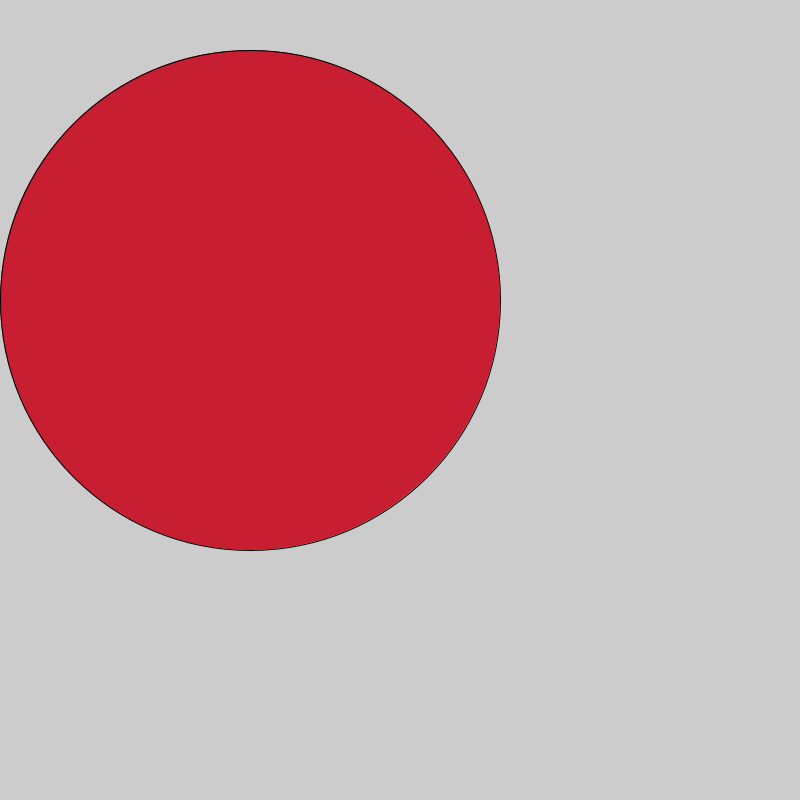
Frame 1 (no input)
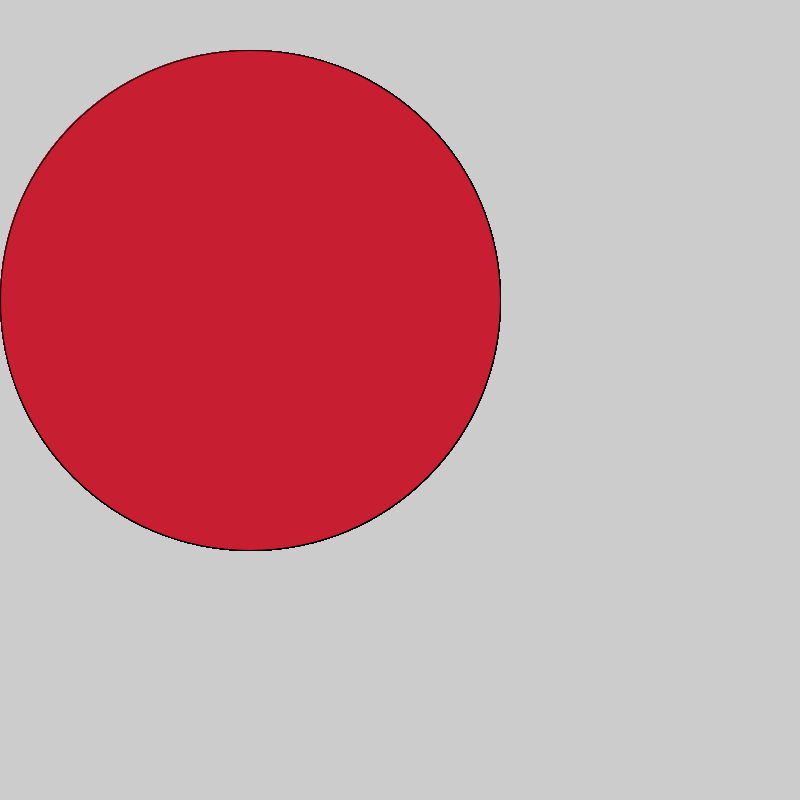
Frame 60 (the mouse pressed at the canvas centre just before this capture)
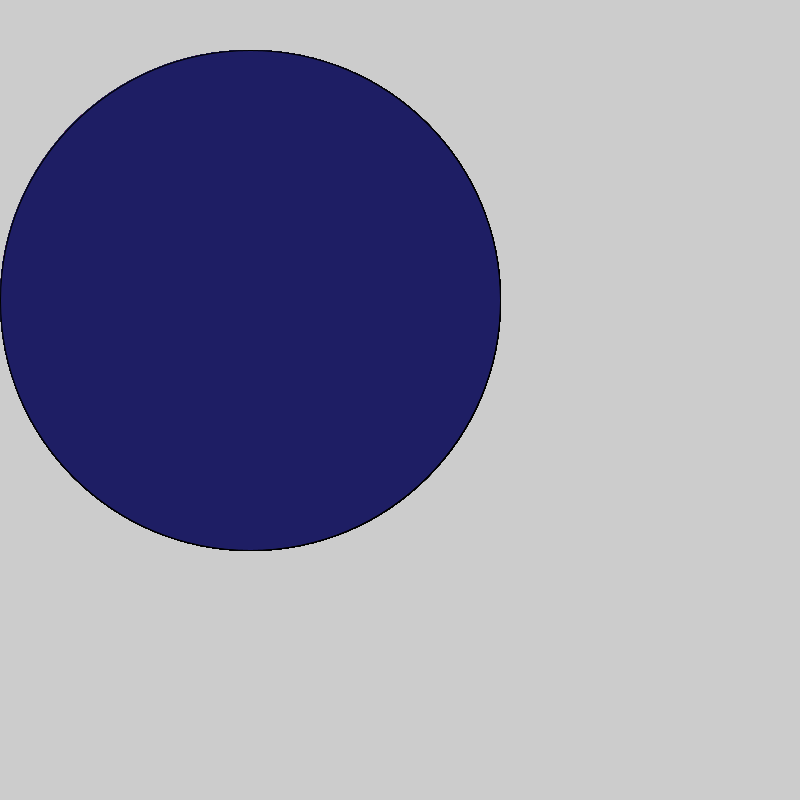
Frame 120 (the mouse held since frame 60 and released just before this capture)

The Processing sketch that drew these frames (run headless with seeded random() and noise(); from frame 60 on, the mouse is pressed at the canvas centre):

// Processing sketch: drawing_2
// ── drawing_2.pde
 void setup() {
  size(800, 800);
}

void draw() {
  
   fill (199,30,50);

   if (mousePressed){
fill ( 30,30,100);
   }     

   ellipse (250,300,500,500);

}
